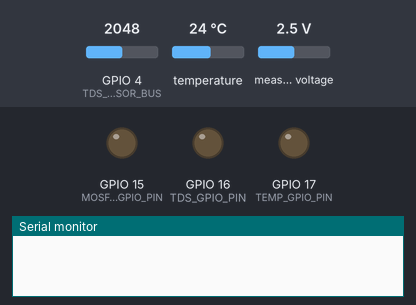
The sketch below on a simulated ESP32. Shown: output pins drawn as LEDs (lit = HIGH), the last lines printed to the serial monitor. The inputs (shaded band) are chosen by the test bench; at power-on: GPIO 4 (TDS_SENSOR_BUS) = 2048, temperature 24 °C, measured voltage 2.5 V.

Above: at 0.1 s.
At 70.1 s:
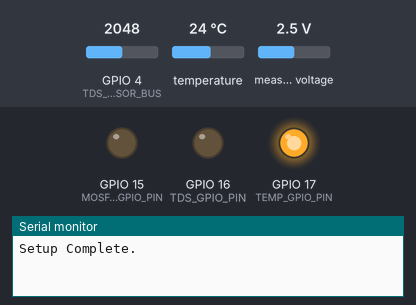
At 82.8 s:
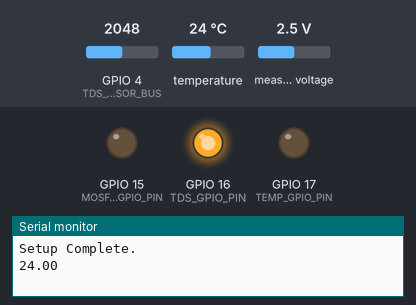
At 94.8 s:
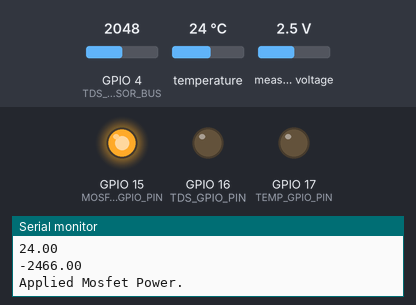
Timing chart, 0 to 108.2 s (numbered marks = the images above):
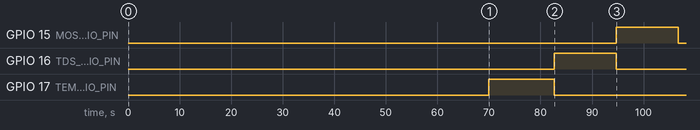

The sketch:

6.5TempDS18B20_TDS_pH_mosfet_sketch_v6.5_class.ino
```cpp
/* Written with PlatformIO
Intended for ESP32 Board

*Test and review*
*/


// #include <Arduino.h>

#include <Wire.h>               // Wire Library
#include <SPI.h>                // SPI Library
#include <OneWire.h>            // DS18B20 Temperature Sensor
#include <DallasTemperature.h>  // DS18B20 Temperature Sensor
#include "OnewireTemperature.h" // Temperature Sensor Class
#include "AnalogTds.h"          // TDS sensor class
#include "AnalogpH.h"           // pH sensor class

// Pin definitions
#define ONE_WIRE_BUS 2     // Data wire is plugged into port 2
#define TEMP_GPIO_PIN 17   // Power Port is GPIO PIN 17
#define TDS_SENSOR_BUS 4   // Data Wire is plugged into port 4
#define TDS_GPIO_PIN 16    // Power Port is GPIO PIN 16
#define MOSFET_GPIO_PIN 15 // Power Port is GPIO PIN 15
#define PH_ADS1115_PIN 0   // The ADC Pin for the ADS1115 (must be 0, 1, 2, 3)

// pH Offset
#define Offset 0.37 // Deviation compensation for pH sensor

// Global variables
float adjustedTemp = 0;    // Variable to store temperature
float adjustedTds = 0;     // Variable to store TDS
float adjustedpH = 0;      // Variable to store pH
bool codeExecuted = false; // Flag for code execution

// Define sampling intervals for sensors
#define SAMPLING_INTERVAL 60000 // Interval for sampling (milliseconds)
#define READING_DURATION 12000  // Duration for sampling (milliseconds)

// Define state machine states for each sensor
enum SensorState
{
    SENSOR_OFF,
    SENSOR_INIT,
    SENSOR_STABILIZE,
    SENSOR_READ,
    SENSOR_SHUTDOWN
};

SensorState tempSensorState = SENSOR_OFF;
SensorState tdsSensorState = SENSOR_OFF;
SensorState pHSensorState = SENSOR_OFF;
unsigned long tempStateStartTime = 0;
unsigned long tdsStateStartTime = 0;
unsigned long pHStateStartTime = 0;

// Function prototypes
void startTemperatureSensor();
void stopTemperatureSensor();
void startTDSSensor();
void stopTDSSensor();
void startPHSensor();
void stopPHSensor();
void temperatureSensorStateMachine();
void tdsSensorStateMachine();
void pHSensorStateMachine();

// Create an instance of TemperatureSensor (onewire PIN, number of samples)
// Using the default value (10) for tempSenseIterations and 250ms for read delay
TemperatureSensor tempSensorInstance(ONE_WIRE_BUS);

// Providing a custom value for tempSenseIterations (e.g., 15)
// TemperatureSensor tempSensorInstance(ONE_WIRE_BUS, 15);

// Create an instance of TdsSensor (voltage, kCoefficient, reference temp, GPIO PIN, number of samples, , delay between read)
// Using the default value (10) for tdsSenseIterations and 250ms for read delay
TdsSensor tdsSensorInstance(3.3, 0.02, 25.0, 1024.0, TDS_SENSOR_BUS);

// Providing a custom value for tdsSenseIterations (e.g., 15) and measurement delay
// TdsSensor tdsSensorInstance(3.3, 0.02, 25.0, 1024.0, TDS_SENSOR_BUS, 15, 500);

// Create an instance of pHSensor (offset, ADC pin, number of samples, read delay)
// Using the default value (40) for pHSenseIterations and 250ms default for measurement delay
pHSensor pHSensorInstance(Offset, PH_ADS1115_PIN);

// Create an instance of pHSensor (offset, ADC pin, number of samples, read delay)
// pHSensor phSensorInstance(Offset, PH_ADS1115_PIN, 60, 500);

void setup()
{
    Serial.begin(9600); // Start serial port for debugging
    // Wait for serial port to connect
    while (!Serial)
    {
        ;
    }
    pinMode(TEMP_GPIO_PIN, OUTPUT);    // Set GPIO PIN as OUTPUT for controlling power
    pinMode(TDS_GPIO_PIN, OUTPUT);     // Set GPIO PIN as OUTPUT for controlling power
    pinMode(MOSFET_GPIO_PIN, OUTPUT);  // Set GPIO PIN as OUTPUT for controlling power
    pinMode(ONE_WIRE_BUS, INPUT);      // Set GPIO PIN as INPUT for reading data
    pinMode(TDS_SENSOR_BUS, INPUT);    // Set GPIO PIN as INPUT for reading data
    Wire.begin();                      // Join I2C bus as master device (message sender)
    tempSensorInstance.beginSensors(); // Start up the temperature sensor library

    // Perform initialization if code has not been executed before
    if (!codeExecuted)
    {
        delay(10000);                      // Brief setup delay
        Serial.println("Setup Complete."); // Print setup message to serial monitor
        codeExecuted = true;               // Set code execution flag
    }
}

void loop()
{
    // Sampling temperature at regular intervals
    static unsigned long tempSamplingTime = millis();
    if (millis() - tempSamplingTime > SAMPLING_INTERVAL)
    {
        startTemperatureSensor();
        tempSamplingTime = millis();
    }

    // Sampling TDS after temperature sensor has finished
    temperatureSensorStateMachine();
    tdsSensorStateMachine();
    pHSensorStateMachine(); // Add this to ensure pH sensor state machine is processed
}

void startTemperatureSensor()
{
    tempSensorState = SENSOR_INIT;
}

void stopTemperatureSensor()
{
    tempSensorState = SENSOR_OFF;
}

void startTDSSensor()
{
    tdsSensorState = SENSOR_INIT;
}

void stopTDSSensor()
{
    tdsSensorState = SENSOR_OFF;
}

void startPHSensor()
{
    pHSensorState = SENSOR_INIT;
}

void stopPHSensor()
{
    pHSensorState = SENSOR_OFF;
}

void temperatureSensorStateMachine()
{
    switch (tempSensorState)
    {
    case SENSOR_OFF:
        // Do nothing until instructed to turn on the sensor
        break;
    case SENSOR_INIT:
        // Initialize sensor
        tempStateStartTime = millis();
        digitalWrite(TEMP_GPIO_PIN, HIGH); // Power on the sensor
        tempSensorState = SENSOR_STABILIZE;
        break;
    case SENSOR_STABILIZE:
        // Wait for sensor stabilization
        if (millis() - tempStateStartTime >= 2000)
        {                                  // Wait for 2 seconds
            tempSensorState = SENSOR_READ; // Move to next state
        }
        break;
    case SENSOR_READ:
        // Read sensor data
        adjustedTemp = tempSensorInstance.readAndAdjustTemp(); // Read and adjust temperature
        // By default the library reads every ~1s, so the duration must be timed correctly according to buffer size
        if (millis() - tempStateStartTime >= READING_DURATION)
        {                                      // Waiting period
            Serial.println(adjustedTemp);      // Uncomment for debugging
            tempSensorState = SENSOR_SHUTDOWN; // Move to next state
        }
        break;
    case SENSOR_SHUTDOWN:
        // Power off the sensor
        digitalWrite(TEMP_GPIO_PIN, LOW);
        stopTemperatureSensor(); // Reset to initial state
        startTDSSensor();
        break;
    }
}

void tdsSensorStateMachine()
{
    switch (tdsSensorState)
    {
    case SENSOR_OFF:
        // Do nothing until instructed to turn on the sensor
        break;
    case SENSOR_INIT:
        // Initialize sensor
        tdsStateStartTime = millis();
        digitalWrite(TDS_GPIO_PIN, HIGH); // Power on the sensor
        tdsSensorState = SENSOR_STABILIZE;
        break;
    case SENSOR_STABILIZE:
        // Wait for sensor stabilization
        if (millis() - tdsStateStartTime >= 2000)
        {                                 // Wait for 2 seconds
            tdsSensorState = SENSOR_READ; // Move to next state
        }
        break;
    case SENSOR_READ:
        // Read sensor data
        adjustedTds = tdsSensorInstance.readAndAdjustTds(adjustedTemp);
        if (millis() - tdsStateStartTime >= READING_DURATION)
        {                                     // Waiting period
            Serial.println(adjustedTds);      // Uncomment for debugging
            tdsSensorState = SENSOR_SHUTDOWN; // Move to next state
        }
        // Serial.println(adjustedTds); // Uncomment for debugging
        break;
    case SENSOR_SHUTDOWN:
        // Power off the sensor
        digitalWrite(TDS_GPIO_PIN, LOW);
        stopTDSSensor(); // Reset to initial state
        startPHSensor();
        break;
    }
}

void pHSensorStateMachine()
{
    switch (pHSensorState)
    {
    case SENSOR_OFF:
        // Do nothing until instructed to turn on the sensor
        break;
    case SENSOR_INIT:
        // Initialize sensor
        pHStateStartTime = millis();
        Serial.println("Applied Mosfet Power.");
        digitalWrite(MOSFET_GPIO_PIN, HIGH); // Power on the sensor
        pHSensorState = SENSOR_STABILIZE;
        break;
    case SENSOR_STABILIZE:
        // Wait for sensor stabilization
        if (millis() - pHStateStartTime >= 2000)
        {                                // Wait for 2 seconds
            pHSensorState = SENSOR_READ; // Move to next state
        }
        break;
    case SENSOR_READ:
        // Read sensor data
        adjustedpH = pHSensorInstance.computePHValue();
        Serial.println(adjustedpH);
        if (millis() - pHStateStartTime >= READING_DURATION)
        {                                    // Waiting period
            Serial.println(adjustedpH);      // Uncomment for debugging
            pHSensorState = SENSOR_SHUTDOWN; // Move to next state
        }
        // Serial.println(adjustedTds); // Uncomment for debugging
        break;
    case SENSOR_SHUTDOWN:
        // Power off the sensor
        digitalWrite(MOSFET_GPIO_PIN, LOW);
        stopPHSensor(); // Reset to initial state
        break;
    }
}
```

AnalogTds.h
```cpp
/* Move Tds timer to main sketch, delete this line when complete */

#include <algorithm>  // Include for std::copy and std::sort

class TdsSensor
{
private:
    // Constants for temperature coefficient calculation
    const float kCoefficient;  // 2% Coefficient calculation
    const float referenceTemp; // Reference temperature for the TDS sensor

    const int tdsSenseIterations; // Number of measurements to take
    const float maxADCValue;      // ADC bits
    const int SENSOR_INPUT_PIN;   // Define the input PIN

    float VC;              // The voltage on the pin powering the sensor
    float *analogBuffer;   // Dynamic array for buffer
    int analogBufferIndex; // Index for the circular buffer
    unsigned long lastReadTime;  // To store the last read time
    const unsigned long readDelay;   // Delay between reads (milliseconds)

public:
    // Constructor
    TdsSensor(float voltageConstant, float kCoeff, float refTemp, float maxADC, int inputPin, int iterations = 10, unsigned long readGap = 250)
        : VC(voltageConstant), kCoefficient(kCoeff), referenceTemp(refTemp), maxADCValue(maxADC), SENSOR_INPUT_PIN(inputPin), tdsSenseIterations(iterations), readDelay(readGap), lastReadTime(0), analogBufferIndex(0)
    {
        // Allocate memory for the analog buffer
        analogBuffer = new float[tdsSenseIterations];
    }

    // Destructor
    ~TdsSensor()
    {
        // Deallocate memory for the analog buffer
        delete[] analogBuffer;
    }

    // Function to read analog value from sensor and store in buffer
    void analogReadAction()
    {
        unsigned long currentMillis = millis(); // Assign current millis value for timer

        // Check if the delay gap has passed
        if (currentMillis - lastReadTime >= readDelay)
        {
            float sensorValue = analogRead(SENSOR_INPUT_PIN);
            // Serial.println(sensorValue); // Uncomment for debugging
            analogBuffer[analogBufferIndex] = sensorValue;
            analogBufferIndex = (analogBufferIndex + 1) % tdsSenseIterations; // Circular buffer

            // Update the last read time
            lastReadTime = currentMillis;
        }
    }

    // Function to compute median reading from buffer
    float computeMedian()
    {
        float sortedBuffer[tdsSenseIterations]; // Temporary array for sorting
        std::copy(analogBuffer, analogBuffer + tdsSenseIterations, sortedBuffer);
        std::sort(sortedBuffer, sortedBuffer + tdsSenseIterations);

        if (tdsSenseIterations % 2 == 0)
        {
            float median = (sortedBuffer[tdsSenseIterations / 2 - 1] + sortedBuffer[tdsSenseIterations / 2]) / 2.0f;
            return median;
        }
        else
        {
            return sortedBuffer[tdsSenseIterations / 2];
        }
    }

    // Function to adjust TDS reading based on temperature
    float adjustTds(float voltage, float temperature)
    {
        // Calculate temperature correction factor
        float tempCorrection = 1.0 + kCoefficient * (temperature - referenceTemp);

        // Calculate compensation voltage
        float compensationVoltage = voltage / tempCorrection;

        // Adjust TDS reading based on temperature
        return (133.42 / compensationVoltage * compensationVoltage * compensationVoltage - 255.86 * compensationVoltage * compensationVoltage + 857.39 * compensationVoltage) * 0.5;
    }

    // Combined function for reading analog value and adjusting TDS
    float readAndAdjustTds(float temperature)
    {
        analogReadAction();
        float medianSensorValue = computeMedian();
        float averageVoltage = medianSensorValue * VC / maxADCValue;
        return adjustTds(averageVoltage, temperature);
    }
};
```

AnalogpH.h
```cpp
/* To be re-written without ADS1115 library */

#include <numeric>            // Include the <numeric> header for std::accumulate
#include <Adafruit_ADS1X15.h> // Include the library for an ADS1115 ADC breakout

// Using this code with ADS1115
Adafruit_ADS1115 ads; /* Use this for the 16-bit version */

class pHSensor
{
private:
    // Constants
    const float offset;            // Define the pH offset
    int SENSOR_INPUT_PIN;          // Define the input PIN to read
    const int pHSenseIterations;   // Number of pH measurements to take
    float *analogBuffer;           // Dynamic array for buffer
    int analogBufferIndex;         // Index for circular buffer
    unsigned long lastReadTime;    // To store the last read time
    const unsigned long readDelay; // Delay between reads (milliseconds)

public:
    // Constructor
    pHSensor(float pHManualOffset, int adcPin, int iterations = 40, unsigned long readGap = 250)
        : offset(pHManualOffset), SENSOR_INPUT_PIN(adcPin), pHSenseIterations(iterations), readDelay(readGap), lastReadTime(0), analogBufferIndex(0)
    {
        // Allocate memory for the analog buffer
        analogBuffer = new float[pHSenseIterations];
    }

    // Destructor
    ~pHSensor()
    {
        // Deallocate memory for the analog buffer
        delete[] analogBuffer;
    }

    // Function to read analog value from pH sensor and store in buffer
    void analogReadAction()
    {
        unsigned long currentMillis = millis(); // Assign current millis value for timer

        // Check if the delay gap has passed
        if (currentMillis - lastReadTime >= readDelay)
        {
            int16_t adcValue;
            float voltsValue;

            // Read the appropriate ADC channel based on SENSOR_INPUT_PIN
            Serial.println("Reading the ADC");
            /* Crash report received here related to ADS1115
            Applied Mosfet Power.
Reading the ADC
Guru Meditation Error: Core  1 panic'ed (LoadProhibited). Exception was unhandled.

Core  1 register dump:
PC      : 0x400d36d3  PS      : 0x00060c30  A0      : 0x800d35dc  A1      : 0x3ffb21c0
A2      : 0x00000000  A3      : 0x3ffc1d5e  A4      : 0x00000003  A5      : 0x00000001
A6      : 0x00000000  A7      : 0x00000000  A8      : 0x800d3a4c  A9      : 0x3ffb21a0
A10     : 0x3ffbdbcc  A11     : 0x3f4054cf  A12     : 0x00000002  A13     : 0xffffffff

Unresolved, see readme.md
*/

            adcValue = ads.readADC_SingleEnded(SENSOR_INPUT_PIN);
            Serial.println(adcValue);
            voltsValue = ads.computeVolts(adcValue);
            Serial.println(voltsValue);

            // Store the voltage value in the circular buffer
            analogBuffer[analogBufferIndex] = voltsValue;

            // Update the buffer index
            analogBufferIndex = (analogBufferIndex + 1) % pHSenseIterations;

            // Update the last read time
            lastReadTime = currentMillis;
        }
    }

    // Function to compute pH value
    float computePHValue()
    {
        // Perform pH sensing operations
        analogReadAction();
        float voltage = averageArray(analogBuffer, pHSenseIterations);
        return 3.5 * voltage + offset;
    }

    // Function to average an array
    double averageArray(float *arr, int number)
    {
        if (arr == nullptr || number <= 0)
        {
            // Handle error condition
            Serial.println("Invalid array or number of elements.");
            return 0;
        }
        // Sum up the elements of the array using std::accumulate
        double sum = std::accumulate(arr, arr + number, 0.0);
        // Calculate the average
        return sum / number;
    }
};
```

Source omitted: OnewireTemperature.h (1870 bytes)

Measured:
- by itself, GPIO 15 (MOSFET_GPIO_PIN): LOW → HIGH at 94.7 s, → LOW 12.0 s later
- by itself, GPIO 16 (TDS_GPIO_PIN): LOW → HIGH at 82.7 s, → LOW 12.0 s later
- by itself, GPIO 17 (TEMP_GPIO_PIN): LOW → HIGH at 70.0 s, → LOW 12.7 s later
